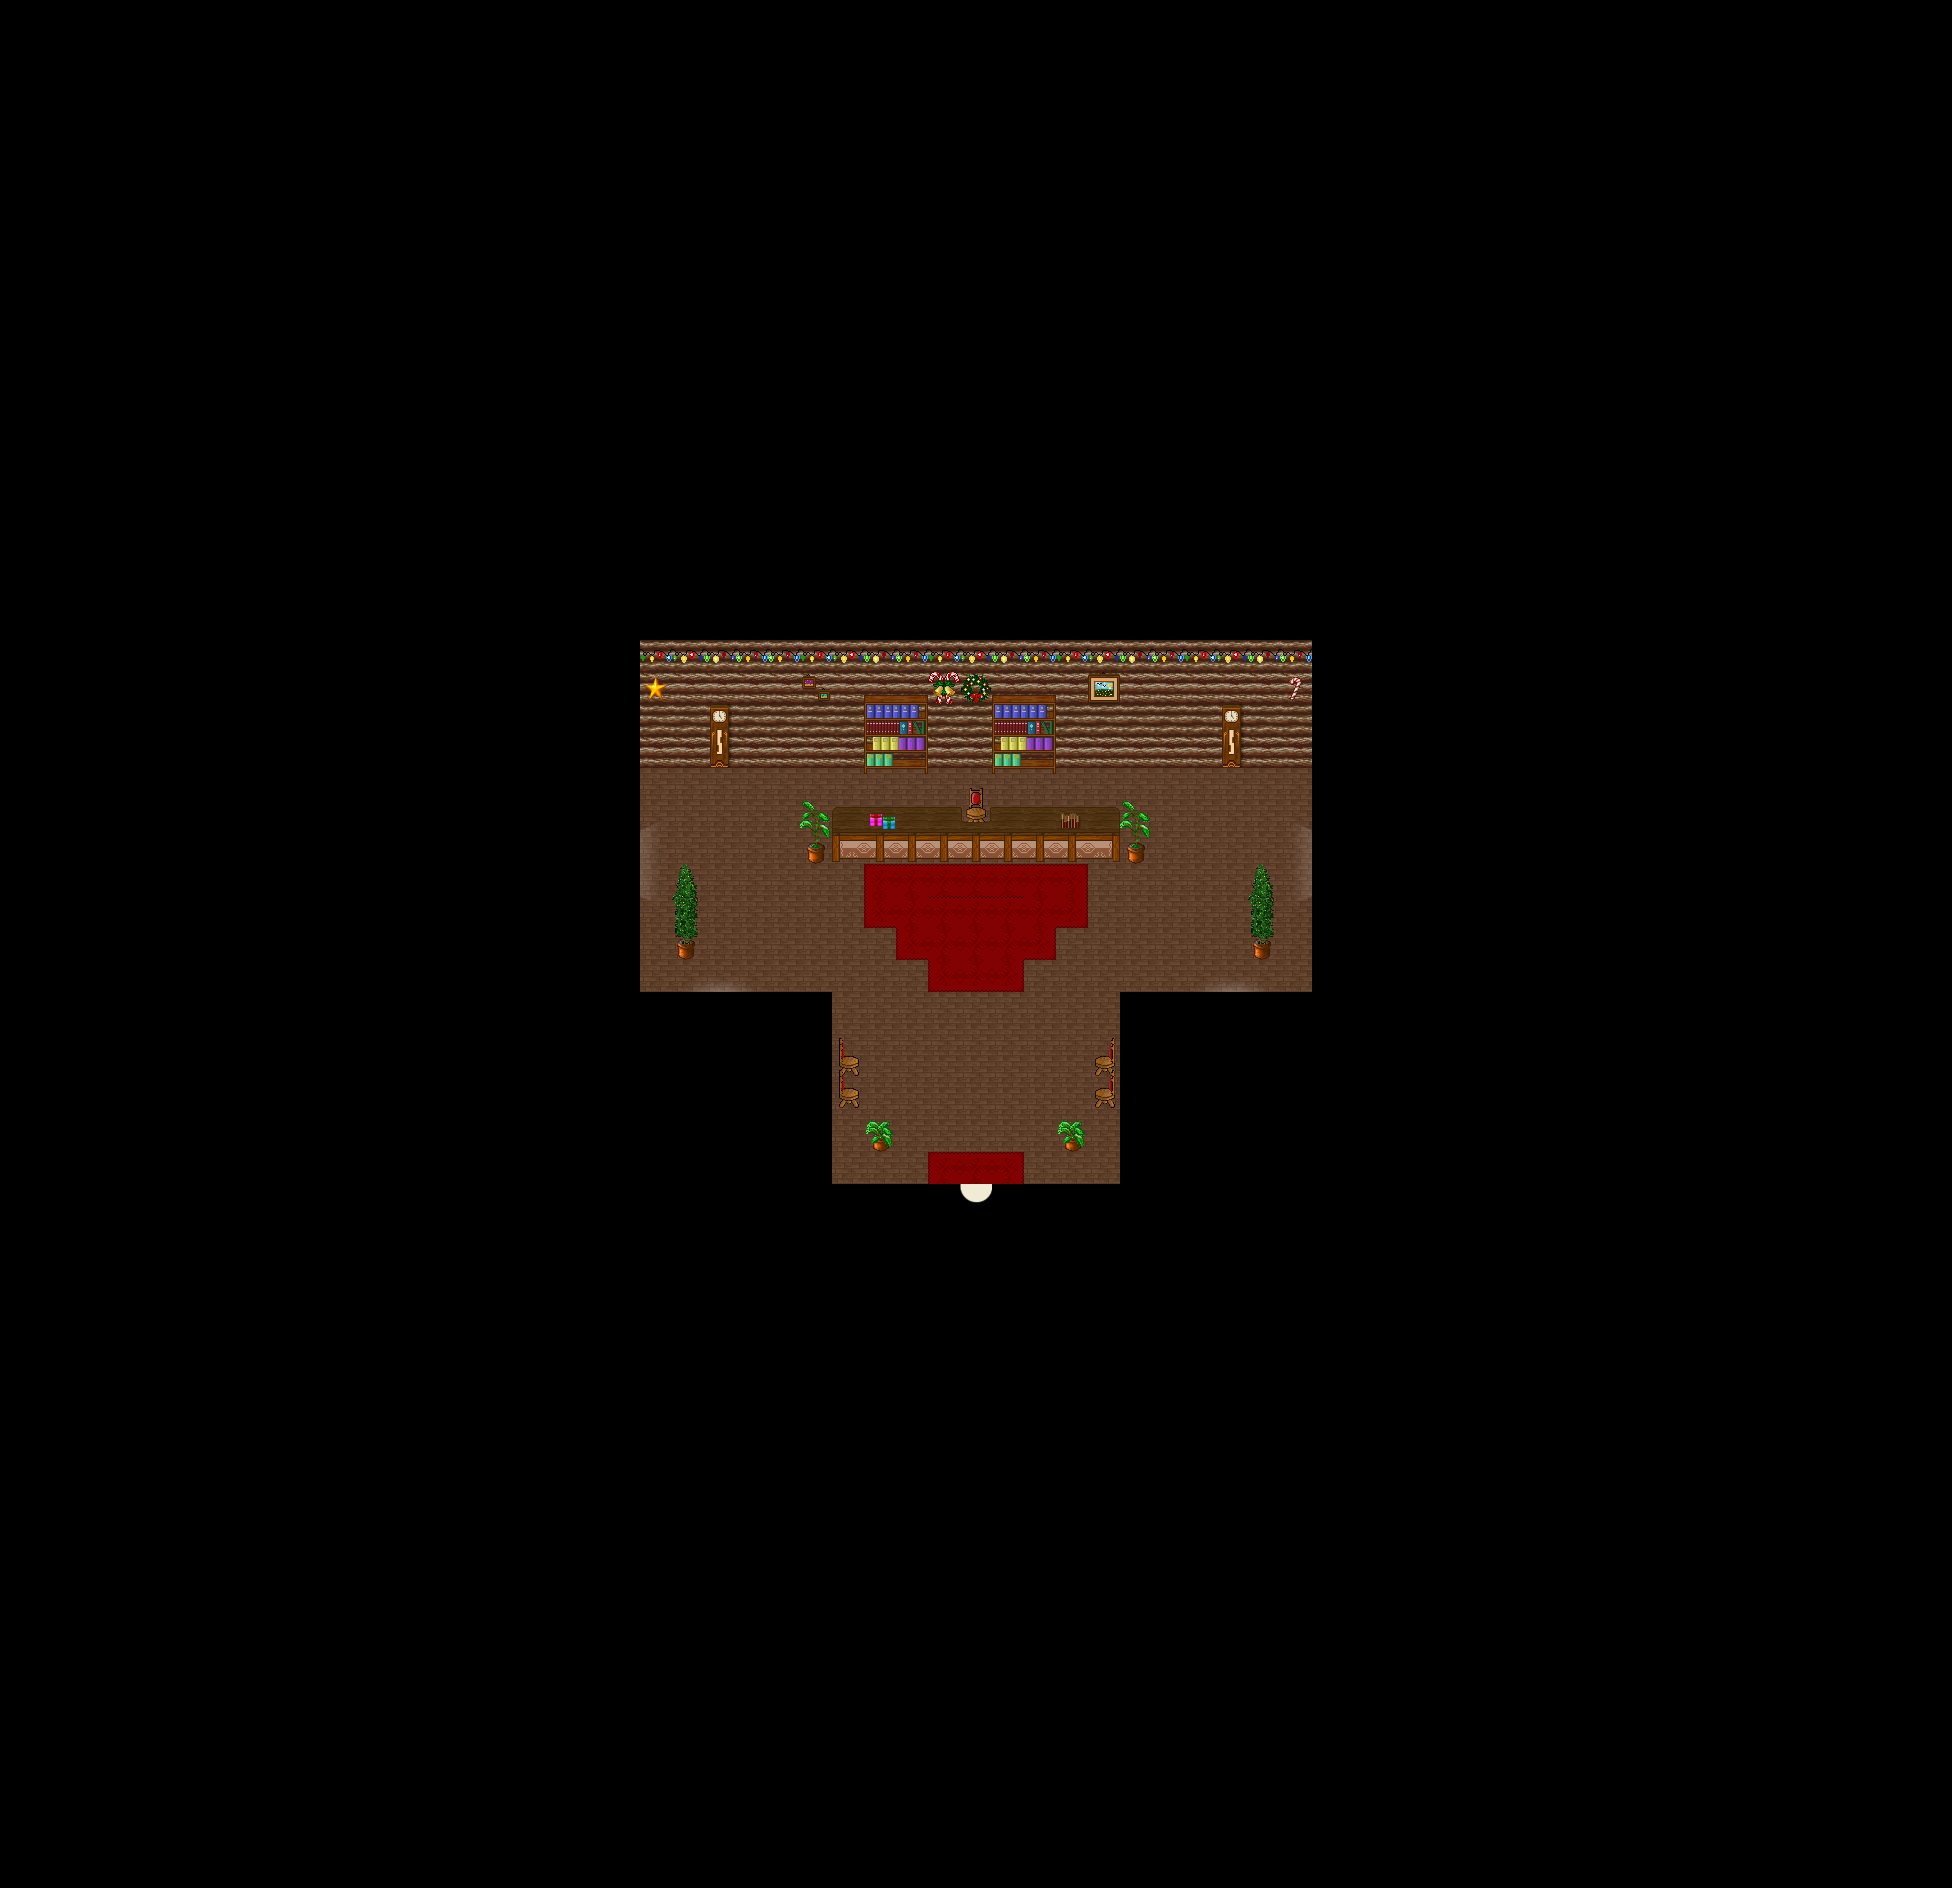

This game map was drawn from its Tiled (.tmx) file and the tilesets committed beside it. A one-line description and the trimmed map source follow:
An orthogonal 61x59 tile map with 32x32 px tiles, 7 tile layers (Ground1, Ground2, Ground3, Fringe, ...), 2 hidden layers not drawn, 12 tilesets and 3 objects (2x fixme, warp).

<map version="1.4" tiledversion="1.4.1" orientation="orthogonal" renderorder="right-down" width="61" height="59" tilewidth="32" tileheight="32" infinite="0" nextlayerid="11" nextobjectid="41">
 <properties>
  <property name="background0image" value="graphics/images/spit23loginwallpaper_800x600.png" />
  <property name="author" value="TMW2 Team" />
  <property name="license" value="GPL v2+" />
  <property name="manaplus version" value="2" />
  <property name="minimap" value="graphics/minimaps/020-2.png" />
  <property name="music" value="8bit_the_hero.ogg" />
  <property name="name" value="Nivalis Indoors" />
 </properties>
 <tileset firstgid="1" name="Collision" tilewidth="32" tileheight="32" tilecount="9" columns="3">
  <image source="../graphics/tilesets/collision.png" width="96" height="96" />
 </tileset>
 <tileset firstgid="10" source="../graphics/tilesets/inn.tsx" />
 <tileset firstgid="266" name="snow_village" tilewidth="32" tileheight="32" tilecount="256" columns="16">
  <image source="../graphics/tilesets/snow_village.png" width="512" height="512" />
 </tileset>
 <tileset firstgid="522" name="inn2" tilewidth="32" tileheight="32" tilecount="256" columns="16">
  <image source="../graphics/tilesets/inn2.png" width="512" height="512" />
 </tileset>
 <tileset firstgid="778" name="woodland_indoor" tilewidth="32" tileheight="32" tilecount="256" columns="16">
  <image source="../graphics/tilesets/woodland_indoor.png" width="512" height="512" />
 </tileset>
 <tileset firstgid="1034" name="woodland_indoor_x2" tilewidth="32" tileheight="32" tilecount="96" columns="16">
  <image source="../graphics/tilesets/woodland_indoor_x2.png" width="512" height="192" />
 </tileset>
 <tileset firstgid="1130" name="woodland_indoor_x3" tilewidth="32" tileheight="32" tilecount="144" columns="16">
  <image source="../graphics/tilesets/woodland_indoor_x3.png" width="512" height="288" />
 </tileset>
 <tileset firstgid="1274" name="inn_x2" tilewidth="32" tileheight="64" tilecount="48" columns="16">
  <image source="../graphics/tilesets/inn_x2.png" width="512" height="192" />
 </tileset>
 <tileset firstgid="1322" name="inn_x3" tilewidth="32" tileheight="96" tilecount="80" columns="16">
  <image source="../graphics/tilesets/inn_x3.png" width="512" height="480" />
 </tileset>
 <tileset firstgid="1402" name="inn_x4" tilewidth="32" tileheight="128" tilecount="16" columns="16">
  <image source="../graphics/tilesets/inn_x4.png" width="512" height="128" />
 </tileset>
 <tileset firstgid="1418" name="christmas" tilewidth="32" tileheight="32" tilecount="304" columns="16">
  <image source="../graphics/tilesets/christmas.png" width="512" height="608" />
 </tileset>
 <tileset firstgid="1722" name="shadow" tilewidth="32" tileheight="32" tilecount="128" columns="8">
  <image source="../graphics/tilesets/evol/shadow.png" width="256" height="512" />
 </tileset>
 <layer id="1" name="Ground1" width="61" height="59">
  <data>[3599 cells, 3599 non-empty, 13 distinct tile ids]</data>
 </layer>
 <layer id="2" name="Ground2" width="61" height="59">
  <data>[3599 cells, 46 non-empty, 17 distinct tile ids]</data>
 </layer>
 <layer id="3" name="Ground3" width="61" height="59">
  <data>[3599 cells, 4 non-empty, 4 distinct tile ids]</data>
 </layer>
 <layer id="4" name="Fringe" width="61" height="59">
  <data>[3599 cells, 12 non-empty, 6 distinct tile ids]</data>
 </layer>
 <layer id="5" name="Over1" width="61" height="59">
  <data>[3599 cells, 45 non-empty, 4 distinct tile ids]</data>
 </layer>
 <layer id="6" name="OverChristmas" width="61" height="59">
  <properties>
   <property name="Mask" value="128" />
  </properties>
  <data>[3599 cells, 26 non-empty, 9 distinct tile ids]</data>
 </layer>
 <layer id="7" name="Shadow" width="61" height="59">
  <data>[3599 cells, 14 non-empty, 9 distinct tile ids]</data>
 </layer>
 <layer id="8" name="Collision" width="61" height="59" visible="0">
  <data>[3599 cells, 3401 non-empty, 1 distinct tile ids]</data>
 </layer>
 <layer id="9" name="Heights" width="61" height="59" visible="0" locked="1">
  <data>[3599 cells, 0 non-empty, 0 distinct tile ids]</data>
 </layer>
 <objectgroup id="10" name="Objects">
  <object id="36" name="Margin" type="fixme" x="1312" y="1248" width="640" height="640" />
  <object id="39" name="Margin" type="fixme" x="0" y="0" width="640" height="640" />
  <object id="40" name="To Nivalis" type="warp" x="960" y="1184" width="32" height="32">
   <properties>
    <property name="dest_map" value="020-1" />
    <property name="dest_x" value="47" />
    <property name="dest_y" value="49" />
   </properties>
  </object>
 </objectgroup>
</map>
